Frame 1 (no input): blank canvas, image omitted
Frame 60 (no input): blank canvas, image omitted
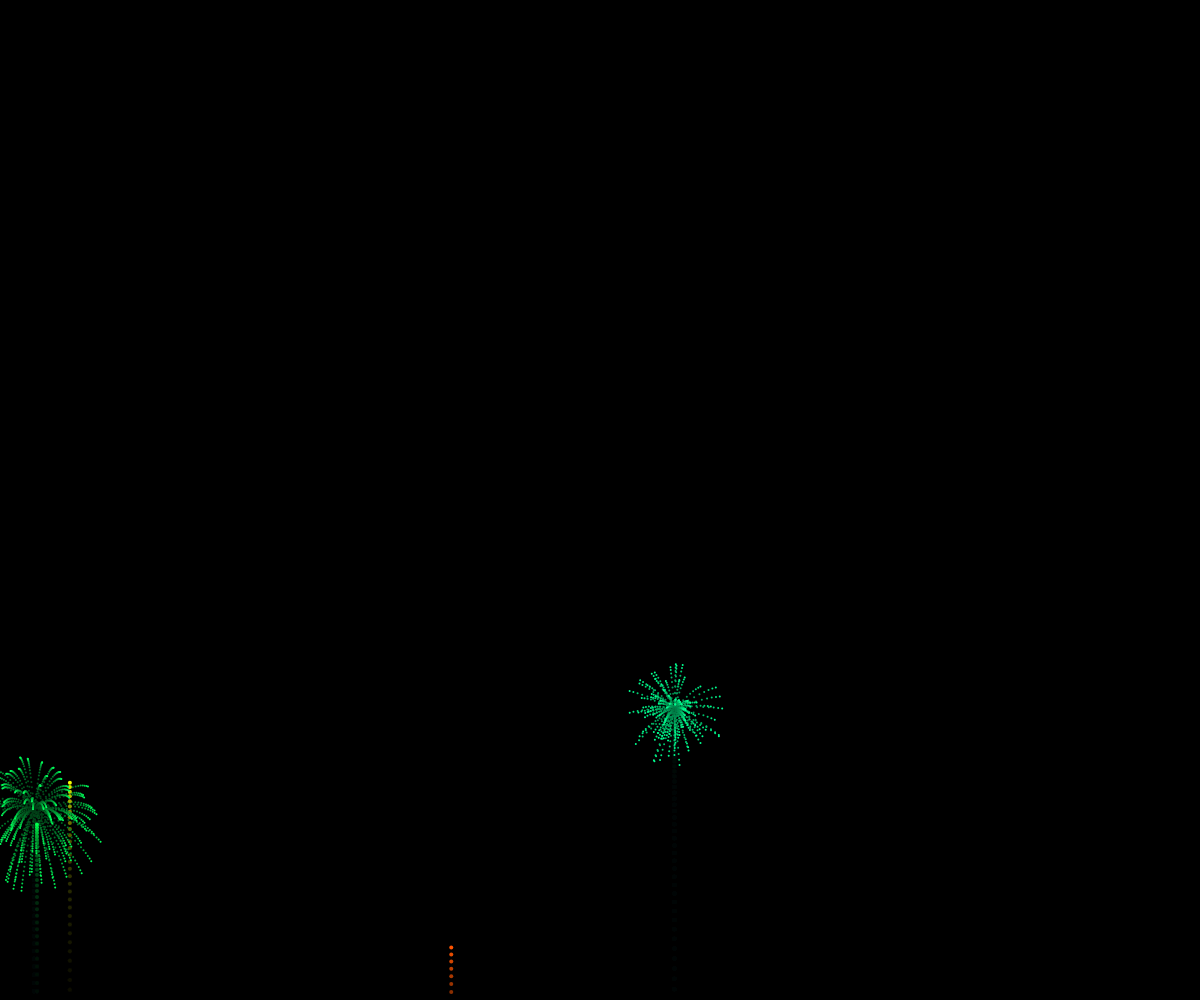
Frame 120 (the mouse pressed at the canvas centre since frame 60)

The p5.js sketch whose frames 1 and 60 were blank and that drew this single picture after the mouse press (run headless with seeded random() and noise() and a simulated clock; from frame 60 on, the mouse is pressed at the canvas centre):

// p5.js sketch
// ── sketch.js
// Daniel Shiffman
// http://codingtra.in
// https://youtu.be/CKeyIbT3vXI

const fireworks = [];
let gravity;

function setup() {
  createCanvas(windowWidth, windowHeight);
  colorMode(HSB);
  gravity = createVector(0, 0.2);
  stroke(255);
  strokeWeight(4);
  background(0);
}

function draw() {
  colorMode(RGB);
  background(0, 0, 0, 25);
  
  if (random(1) < 0.04) {
    fireworks.push(new Firework());
  }
  
  for (let i = fireworks.length - 1; i >= 0; i--) {
    fireworks[i].update();
    fireworks[i].show();
    
    if (fireworks[i].done()) {
      fireworks.splice(i, 1);
    }
  }
}
// ── firework.js
// Daniel Shiffman
// http://codingtra.in
// https://youtu.be/CKeyIbT3vXI

class Firework {
    constructor() {
      this.hu = random(255);
      this.firework = new Particle(random(width), height, this.hu, true);
      this.exploded = false;
      this.particles = [];
    }
  
    done() {
      if (this.exploded && this.particles.length === 0) {
        return true;
      } else {
        return false;
      }
    }
  
    update() {
      if (!this.exploded) {
        this.firework.applyForce(gravity);
        this.firework.update();
  
        if (this.firework.vel.y >= 0) {
          this.exploded = true;
          this.explode();
        }
      }
  
      for (let i = this.particles.length - 1; i >= 0; i--) {
        this.particles[i].applyForce(gravity);
        this.particles[i].update();
  
        if (this.particles[i].done()) {
          this.particles.splice(i, 1);
        }
      }
    }
  
    explode() {
      for (let i = 0; i < 100; i++) {
        const p = new Particle(this.firework.pos.x, this.firework.pos.y, this.hu, false);
        this.particles.push(p);
      }
    }
  
    show() {
      if (!this.exploded) {
        this.firework.show();
      }
  
      for (var i = 0; i < this.particles.length; i++) {
        this.particles[i].show();
      }
    }
  }
// ── particle.js
// Daniel Shiffman
// http://codingtra.in
// https://youtu.be/CKeyIbT3vXI

class Particle {
    constructor(x, y, hu, firework) {
      this.pos = createVector(x, y);
      this.firework = firework;
      this.lifespan = 255;
      this.hu = hu;
      this.acc = createVector(0, 0);
      if (this.firework) {
        this.vel = createVector(0, random(-12, -8));
      } else {
        this.vel = p5.Vector.random2D();
        this.vel.mult(random(2, 10));
      }
    }
  
    applyForce(force) {
      this.acc.add(force);
    }
  
    update() {
      if (!this.firework) {
        this.vel.mult(0.9);
        this.lifespan -= 4;
      }
      this.vel.add(this.acc);
      this.pos.add(this.vel);
      this.acc.mult(0);
    }
  
    done() {
      if (this.lifespan < 0) {
        return true;
      } else {
        return false;
      }
    }
  
    show() {
      colorMode(HSB);
  
      if (!this.firework) {
        strokeWeight(2);
        stroke(this.hu, 255, 255, this.lifespan);
      } else {
        strokeWeight(4);
        stroke(this.hu, 255, 255);
      }
  
      point(this.pos.x, this.pos.y);
    }
  }
